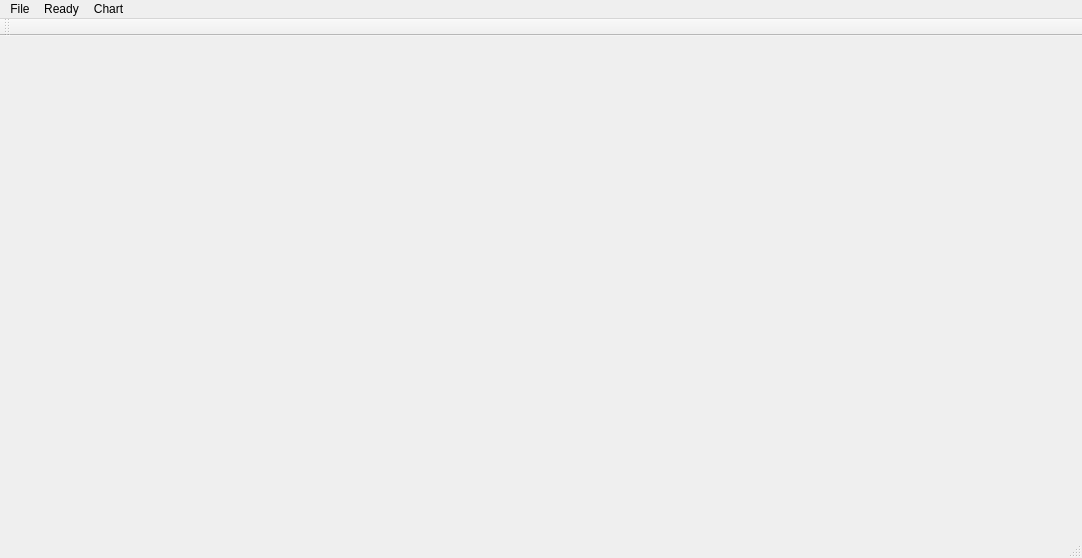
<?xml version="1.0" encoding="UTF-8"?>
<ui version="4.0">
 <class>DbOperationClass</class>
 <widget class="QMainWindow" name="DbOperationClass">
  <property name="geometry">
   <rect>
    <x>0</x>
    <y>0</y>
    <width>1082</width>
    <height>558</height>
   </rect>
  </property>
  <property name="windowTitle">
   <string>DbOperation</string>
  </property>
  <widget class="QWidget" name="centralWidget"/>
  <widget class="QMenuBar" name="menuBar">
   <property name="geometry">
    <rect>
     <x>0</x>
     <y>0</y>
     <width>1082</width>
     <height>21</height>
    </rect>
   </property>
   <widget class="QMenu" name="menuReady">
    <property name="title">
     <string>Ready</string>
    </property>
    <widget class="QMenu" name="menuOHLC">
     <property name="title">
      <string>OHLC</string>
     </property>
     <addaction name="action_splits_ohlcv_"/>
    </widget>
    <addaction name="actionDeleteColumn"/>
    <addaction name="separator"/>
    <addaction name="actionAdjustSplits"/>
    <addaction name="actionNormalizeColumn"/>
    <addaction name="actionNormalizeAll"/>
    <addaction name="separator"/>
    <addaction name="actionMake_target"/>
    <addaction name="actionCreate_features"/>
    <addaction name="separator"/>
    <addaction name="menuOHLC"/>
   </widget>
   <widget class="QMenu" name="menuFile">
    <property name="title">
     <string>File</string>
    </property>
   </widget>
   <widget class="QMenu" name="menuChart">
    <property name="title">
     <string>Chart</string>
    </property>
    <addaction name="actionCandlestick"/>
    <addaction name="actionLine"/>
   </widget>
   <addaction name="menuFile"/>
   <addaction name="menuReady"/>
   <addaction name="menuChart"/>
  </widget>
  <widget class="QToolBar" name="mainToolBar">
   <attribute name="toolBarArea">
    <enum>TopToolBarArea</enum>
   </attribute>
   <attribute name="toolBarBreak">
    <bool>false</bool>
   </attribute>
  </widget>
  <widget class="QStatusBar" name="statusBar"/>
  <action name="actionDeleteColumn">
   <property name="text">
    <string>Delete cheked columns</string>
   </property>
   <property name="shortcut">
    <string>Del</string>
   </property>
  </action>
  <action name="actionNormalizeColumn">
   <property name="text">
    <string>Normalize checked columns...</string>
   </property>
  </action>
  <action name="actionNormalizeAll">
   <property name="text">
    <string>Normalize all</string>
   </property>
  </action>
  <action name="actionMake_target">
   <property name="text">
    <string>Make target...</string>
   </property>
  </action>
  <action name="actionAdjustSplits">
   <property name="text">
    <string>Adjust splits...</string>
   </property>
  </action>
  <action name="actionColumn">
   <property name="text">
    <string>Column</string>
   </property>
  </action>
  <action name="actionCreate_features">
   <property name="text">
    <string>Make features...</string>
   </property>
  </action>
  <action name="action_set_destination_schema_">
   <property name="text">
    <string>Set destination schema...</string>
   </property>
  </action>
  <action name="actionCandlestick">
   <property name="text">
    <string>Candlestick</string>
   </property>
  </action>
  <action name="action_splits_ohlcv_">
   <property name="text">
    <string>Adjust splits...</string>
   </property>
  </action>
  <action name="actionLine">
   <property name="text">
    <string>Line</string>
   </property>
  </action>
 </widget>
 <layoutdefault spacing="6" margin="11"/>
 <resources>
  <include location="DbOperation.qrc"/>
 </resources>
 <connections/>
</ui>
